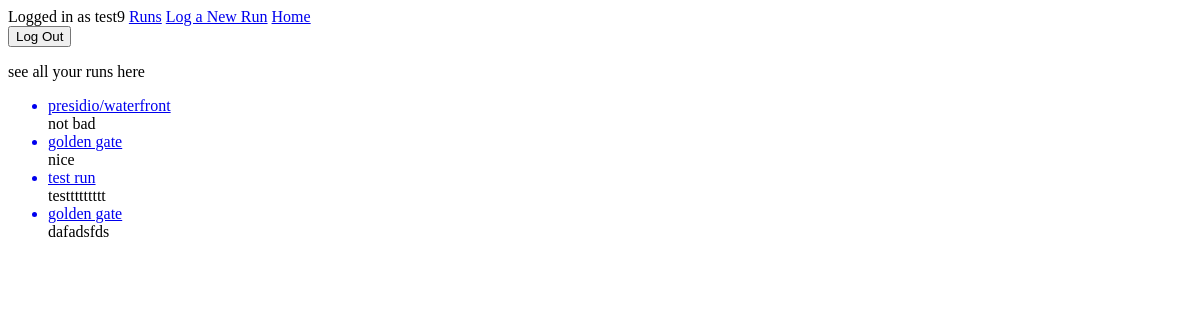
The app's page /runs/ (signed in), older data.
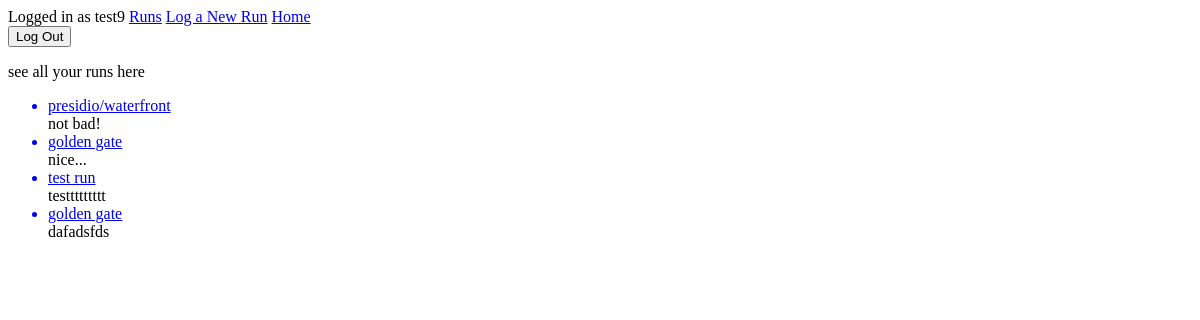
The same page, newer data.
### ecr/models.py (models this page shows, shortened)
class Run(models.Model):
    course = models.CharField(max_length=100)
    review = models.TextField(blank=True)
    created = models.DateField(auto_now_add=True)
    rating = models.IntegerField(null=True)
    distance = models.IntegerField()
    time = models.IntegerField()
    user = models.ForeignKey(User, on_delete=models.CASCADE)

### ecr/views.py (the view)
# urls.py: path('runs/', views.allruns, name='allruns'),
def allruns(request):
    runs = Run.objects.filter(user=request.user)
    return render(request, 'ecr/allruns.html', {'runs':runs})

### ecr/templates/ecr/allruns.html
{% extends "ecr/base.html" %}
{% block content %}
see all your runs here
<ul>
    {% for run in runs %}
    <a href="{% url 'viewrun' run.id %}">
        <li>{{ run.course }}</li>
    </a>
    {% if run.review %}
    {{ run.review }}
    {% endif %}
    {% endfor %}
</ul>
{% endblock %}

### ecr/templates/ecr/base.html (shortened to what this page needs)
{% if user.is_authenticated %}
Logged in as {{ user.username }}
<a href="{% url 'allruns' %}">Runs</a>
<a href="{% url 'createrun' %}">Log a New Run</a>
<a href="{% url 'home' %}">Home</a>
<form action="{% url 'logoutuser' %}" method="POST">
    <button type="submit">Log Out</button>
</form>
{% else %}
<a href="{% url 'signupuser' %}">Sign Up</a>
<a href="{% url 'loginuser' %}">Log In</a>
{% endif %}
{% block content %}{% endblock %}

Row changes from the older to the newer data that the page shows:
changed Run "presidio/waterfront": review "not bad" → "not bad!"
changed Run: review "nice" → "nice..."
